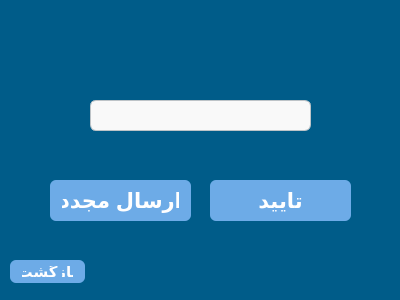
<?xml version="1.0" encoding="UTF-8"?>
<ui version="4.0">
 <class>Form</class>
 <widget class="QWidget" name="Form">
  <property name="geometry">
   <rect>
    <x>0</x>
    <y>0</y>
    <width>400</width>
    <height>300</height>
   </rect>
  </property>
  <property name="windowTitle">
   <string>Form</string>
  </property>
  <property name="styleSheet">
   <string notr="true">QWidget {
    background-color: rgb(0, 92, 137);
	color: white
}
</string>
  </property>
  <widget class="QLineEdit" name="otplineedit">
   <property name="geometry">
    <rect>
     <x>90</x>
     <y>100</y>
     <width>221</width>
     <height>31</height>
    </rect>
   </property>
   <property name="styleSheet">
    <string notr="true">QLineEdit {
    background-color: #f9f9f9;
    color: #2c3e50;
    border: 1px solid #bdc3c7;
    border-radius: 6px;
    padding: 6px;
    font-size: 14px;
}

QLineEdit:focus {
    border: 1px solid #3498db;
    background-color: #ecf6fc;
}

</string>
   </property>
  </widget>
  <widget class="QPushButton" name="confirmbutton">
   <property name="geometry">
    <rect>
     <x>210</x>
     <y>180</y>
     <width>141</width>
     <height>41</height>
    </rect>
   </property>
   <property name="font">
    <font>
     <family>.AppleSystemUIFont</family>
     <pointsize>16</pointsize>
     <weight>75</weight>
     <italic>false</italic>
     <bold>true</bold>
    </font>
   </property>
   <property name="styleSheet">
    <string notr="true">QPushButton {
	font: 16pt &quot;.AppleSystemUIFont&quot;;
    background-color:rgb(109, 171, 231);
    color: white;
    border-radius: 6px;
    padding: 6px 12px;
    font-weight: bold;
}
QPushButton:hover {
    background-color: rgb(109, 160, 200);
}

</string>
   </property>
   <property name="text">
    <string>تایید</string>
   </property>
  </widget>
  <widget class="QPushButton" name="resendbutton">
   <property name="geometry">
    <rect>
     <x>50</x>
     <y>180</y>
     <width>141</width>
     <height>41</height>
    </rect>
   </property>
   <property name="font">
    <font>
     <family>.AppleSystemUIFont</family>
     <pointsize>16</pointsize>
     <weight>75</weight>
     <italic>false</italic>
     <bold>true</bold>
    </font>
   </property>
   <property name="styleSheet">
    <string notr="true">QPushButton {
	font: 16pt &quot;.AppleSystemUIFont&quot;;
    background-color:rgb(109, 171, 231);
    color: white;
    border-radius: 6px;
    padding: 6px 12px;
    font-weight: bold;
}
QPushButton:hover {
    background-color: rgb(109, 160, 200);
}

</string>
   </property>
   <property name="text">
    <string>ارسال مجدد</string>
   </property>
  </widget>
  <widget class="QPushButton" name="backbutton">
   <property name="geometry">
    <rect>
     <x>10</x>
     <y>260</y>
     <width>75</width>
     <height>23</height>
    </rect>
   </property>
   <property name="font">
    <font>
     <family>.AppleSystemUIFont</family>
     <pointsize>11</pointsize>
     <weight>75</weight>
     <italic>false</italic>
     <bold>true</bold>
    </font>
   </property>
   <property name="styleSheet">
    <string notr="true">QPushButton {
	font: 11pt &quot;.AppleSystemUIFont&quot;;
    background-color:rgb(109, 171, 231);
    color: white;
    border-radius: 6px;
    padding: 6px 12px;
    font-weight: bold;
}
QPushButton:hover {
    background-color: rgb(109, 160, 200);
}

</string>
   </property>
   <property name="text">
    <string>بازگشت</string>
   </property>
  </widget>
  <widget class="QLabel" name="messageLabel">
   <property name="geometry">
    <rect>
     <x>30</x>
     <y>30</y>
     <width>331</width>
     <height>21</height>
    </rect>
   </property>
   <property name="styleSheet">
    <string notr="true">font: 16pt &quot;.AppleSystemUIFont&quot;;</string>
   </property>
   <property name="text">
    <string/>
   </property>
  </widget>
 </widget>
 <resources/>
 <connections/>
</ui>
